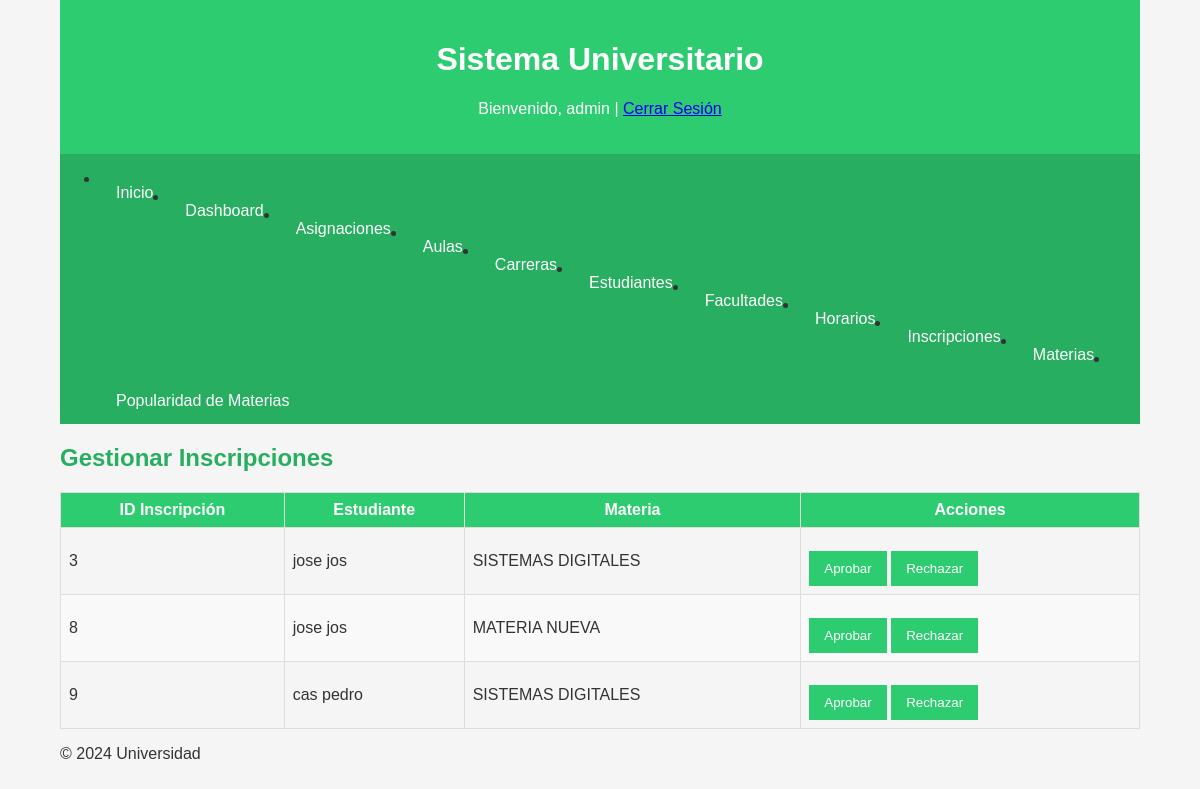
Screenshot of /views/admin/inscripciones.php (signed in) with the database file from the repository.
### tables this page shows
CREATE TABLE `inscripciones` (
  `id_inscripcion` int(11) NOT NULL,
  `id_estudiante` int(11) DEFAULT NULL,
  `id_materia` int(11) DEFAULT NULL,
  `fecha_inscripcion` timestamp NOT NULL DEFAULT current_timestamp(),
  `estado` enum('pendiente','aprobada','rechazada') DEFAULT 'pendiente',
  `periodo_id` int(11) DEFAULT NULL,
  `grupo_id` int(11) DEFAULT NULL
);

CREATE TABLE `estudiantes` (
  `id_estudiante` int(11) NOT NULL,
  `nombre` varchar(50) NOT NULL,
  `apellido` varchar(50) NOT NULL,
  `correo` varchar(100) NOT NULL,
  `carrera_id` int(11) DEFAULT NULL,
  `ci` varchar(20) NOT NULL,
  `imagen` varchar(255) DEFAULT NULL,
  `usuario_id` int(11) DEFAULT NULL
);

CREATE TABLE `materias` (
  `id_materia` int(11) NOT NULL,
  `nombre` varchar(100) NOT NULL,
  `codigo` varchar(20) NOT NULL,
  `estado` enum('abierta','cerrada') DEFAULT 'cerrada'
);

### views/admin/inscripciones.php (the view, shortened to what this page needs)
<?php
include '../../include/db_connection.php';
include '../../include/header.php';
$sql = "SELECT i.id_inscripcion, e.nombre, e.apellido, m.nombre AS materia
        FROM inscripciones i
        JOIN estudiantes e ON i.id_estudiante = e.id_estudiante
        JOIN materias m ON i.id_materia = m.id_materia
        WHERE i.estado = 'pendiente'";
$result = $conn->query($sql);
?>
<h2>Gestionar Inscripciones</h2>
<table>
    <thead>
        <tr>
            <th>ID Inscripción</th>
            <th>Estudiante</th>
            <th>Materia</th>
            <th>Acciones</th>
        </tr>
    </thead>
    <tbody>
        <?php if ($result && $result->num_rows > 0): ?>
            <?php while ($row = $result->fetch_assoc()): ?>
                <tr>
                    <td><?php echo htmlspecialchars($row['id_inscripcion']); ?></td>
                    <td><?php echo htmlspecialchars($row['nombre'] . ' ' . $row['apellido']); ?></td>
                    <td><?php echo htmlspecialchars($row['materia']); ?></td>
                    <td>
                        <form method="POST" action="" style="display:inline;">
                            <button type="submit" name="accion" value="aprobar">Aprobar</button>
                            <button type="submit" name="accion" value="rechazar">Rechazar</button>
                        </form>
                    </td>
                </tr>
            <?php endwhile; ?>
        <?php else: ?>
            <tr><td colspan="4">No hay inscripciones pendientes.</td></tr>
        <?php endif; ?>
    </tbody>
</table>
<?php
include '../../include/footer.php';
?>

### css/styles.css (style rules this page uses)
:root { --primary-color: #2ecc71; --secondary-color: #27ae60; --text-color: #333; --background-color: #f5f5f5; }
body { font-family: Arial, sans-serif; background-color: var(--background-color); color: var(--text-color); margin: 0; padding: 0; }
h2 { color: var(--secondary-color); margin-top: 20px; }
table { width: 100%; border-collapse: collapse; margin-top: 20px; }
table th, table td { border: 1px solid #ddd; padding: 8px; }
table th { background-color: var(--primary-color); color: white; }
table tr:nth-child(even) { background-color: #f9f9f9; }
form button { background-color: var(--primary-color); color: white; padding: 10px 15px; border: none; margin-top: 15px; cursor: pointer; }

### rows the page displays
inscripciones: id_inscripcion "3", id_estudiante.apellido "jose jos", id_materia.nombre "SISTEMAS DIGITALES"
inscripciones: id_inscripcion "8", id_estudiante.apellido "jose jos", id_materia.nombre "MATERIA NUEVA"
inscripciones: id_inscripcion "9", id_estudiante.apellido "cas pedro", id_materia.nombre "SISTEMAS DIGITALES"

### other values shown
$_SESSION['usuario'] "admin"
